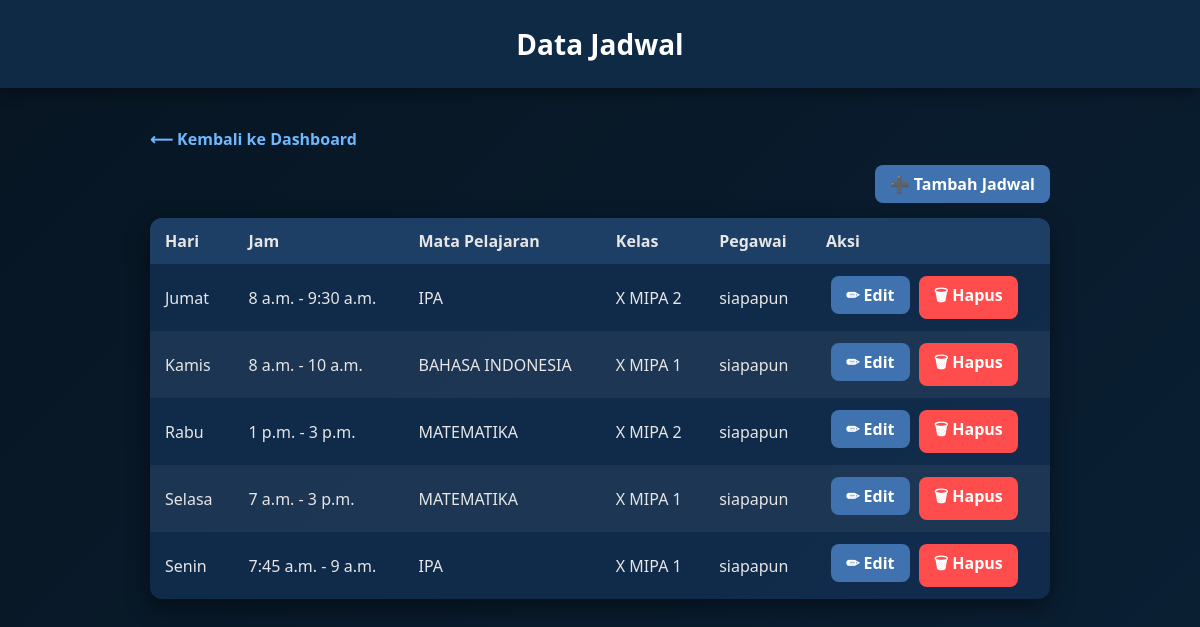
The app's page /admin_app/jadwal/ with its own data.
### admin_app/models.py (models this page shows, shortened)
class Jadwal(models.Model):
    HARI_CHOICES = [
        ("Senin", "Senin"),
        ("Selasa", "Selasa"),
        ("Rabu", "Rabu"),
        ("Kamis", "Kamis"),
        ("Jumat", "Jumat"),
    ]
    hari = models.CharField(max_length=20, choices=HARI_CHOICES)
    jam_mulai = models.TimeField()
    jam_selesai = models.TimeField()
    mata_pelajaran = models.CharField(max_length=100)
    kelas = models.CharField(max_length=50)
    pegawai = models.ForeignKey(Pegawai, on_delete=models.CASCADE)

class Pegawai(models.Model):
    id_pegawai = models.CharField(max_length=10, unique=True, editable=False)
    JABATAN_CHOICES = [
        ("guru", "Guru"),
        ("staff", "Staff"),
        ("admin", "Admin"),
    ]
    user = models.OneToOneField(User, on_delete=models.CASCADE, null=True, blank=True)
    nama = models.CharField(max_length=200)
    nip = models.CharField(max_length=50, blank=True, null=True)
    jabatan = models.CharField(max_length=20, choices=JABATAN_CHOICES)
    gaji_pokok = models.IntegerField(default=0)

### admin_app/views.py (the view)
# urls.py: path("jadwal/", views.list_jadwal, name="list_jadwal"),
def list_jadwal(request):
    data = Jadwal.objects.all().order_by("hari", "jam_mulai")
    return render(request, "admin_app/jadwal.html", {"jadwal_list": data})

### admin_app/templates/admin_app/jadwal.html (shortened to what this page needs)
<!DOCTYPE html>
<html lang="en">
<head>
</head>
<body>
<header>Data Jadwal</header>
<div class="wrapper">
    <a href="{% url 'index' %}" class="back">⟵ Kembali ke Dashboard</a>
    <div class="top-actions">
        <a href="{% url 'tambah_jadwal' %}" class="button">➕ Tambah Jadwal</a>
    </div>
    <table>
        <thead>
            <tr>
                <th>Hari</th>
                <th>Jam</th>
                <th>Mata Pelajaran</th>
                <th>Kelas</th> <th>Pegawai</th>
                <th>Aksi</th>
            </tr>
        </thead>
        <tbody>
        {% for j in jadwal_list %}
            <tr>
                <td>{{ j.hari }}</td>
                <td>{{ j.jam_mulai }} - {{ j.jam_selesai }}</td>
                <td>{{ j.mata_pelajaran }}</td>
                <td>{{ j.kelas }}</td> <td>{{ j.pegawai.nama }}</td>
                <td>
                    <a href="{% url 'edit_jadwal' j.id %}" class="button">✏ Edit</a>
                    <a href="{% url 'hapus_jadwal' j.id %}" class="button delete-button">🗑 Hapus</a>
                </td>
            </tr>
        {% empty %}
            <tr>
                <td colspan="6" style="text-align:center;">Belum ada data jadwal</td>
            </tr>
        {% endfor %}
        </tbody>
    </table>
</div>
</body>
</html>

### admin_app/templates/admin_app/jadwal.html (style rules this page uses)
body { margin: 0; font-family: "Segoe UI", sans-serif; background: linear-gradient(135deg, #071522, #0a1f33); color: #e6e6e6; }
header { background: #0f2a45; padding: 25px 0; text-align: center; font-size: 28px; font-weight: 600; color: #fff; box-shadow: 0 4px 15px rgba(0,0,0,0.4); }
.wrapper { max-width: 900px; margin: 40px auto; padding: 0 20px; }
a.back { display: inline-block; margin-bottom: 15px; color: #6fb7ff; text-decoration: none; font-weight: bold; }
.top-actions { margin-bottom: 15px; text-align: right; }
a.button { display: inline-block; padding: 8px 15px; background: #3f72af; color: white; border-radius: 8px; font-weight: bold; text-decoration: none; transition: 0.3s; margin-left: 5px; }
a.delete-button { background: #ff4d4d; }
table { width: 100%; border-collapse: collapse; background: rgba(17,45,78,0.9); border-radius: 12px; overflow: hidden; box-shadow: 0 8px 25px rgba(0,0,0,0.45); }
th, td { padding: 12px 15px; text-align: left; }
th { background: rgba(31,65,105,0.9); }
tr:nth-child(even) { background: rgba(255,255,255,0.05); }

### records on screen
Jadwal: hari "Jumat", jam_mulai "8 a.m.", jam_selesai "9:30 a.m.", mata_pelajaran "IPA", kelas "X MIPA 2", pegawai.nama "siapapun"
Jadwal: hari "Kamis", jam_mulai "8 a.m.", jam_selesai "10 a.m.", mata_pelajaran "BAHASA INDONESIA", kelas "X MIPA 1", pegawai.nama "siapapun"
Jadwal: hari "Rabu", jam_mulai "1 p.m.", jam_selesai "3 p.m.", mata_pelajaran "MATEMATIKA", kelas "X MIPA 2", pegawai.nama "siapapun"
Jadwal: hari "Selasa", jam_mulai "7 a.m.", jam_selesai "3 p.m.", mata_pelajaran "MATEMATIKA", kelas "X MIPA 1", pegawai.nama "siapapun"
Jadwal: hari "Senin", jam_mulai "7:45 a.m.", jam_selesai "9 a.m.", mata_pelajaran "IPA", kelas "X MIPA 1", pegawai.nama "siapapun"
